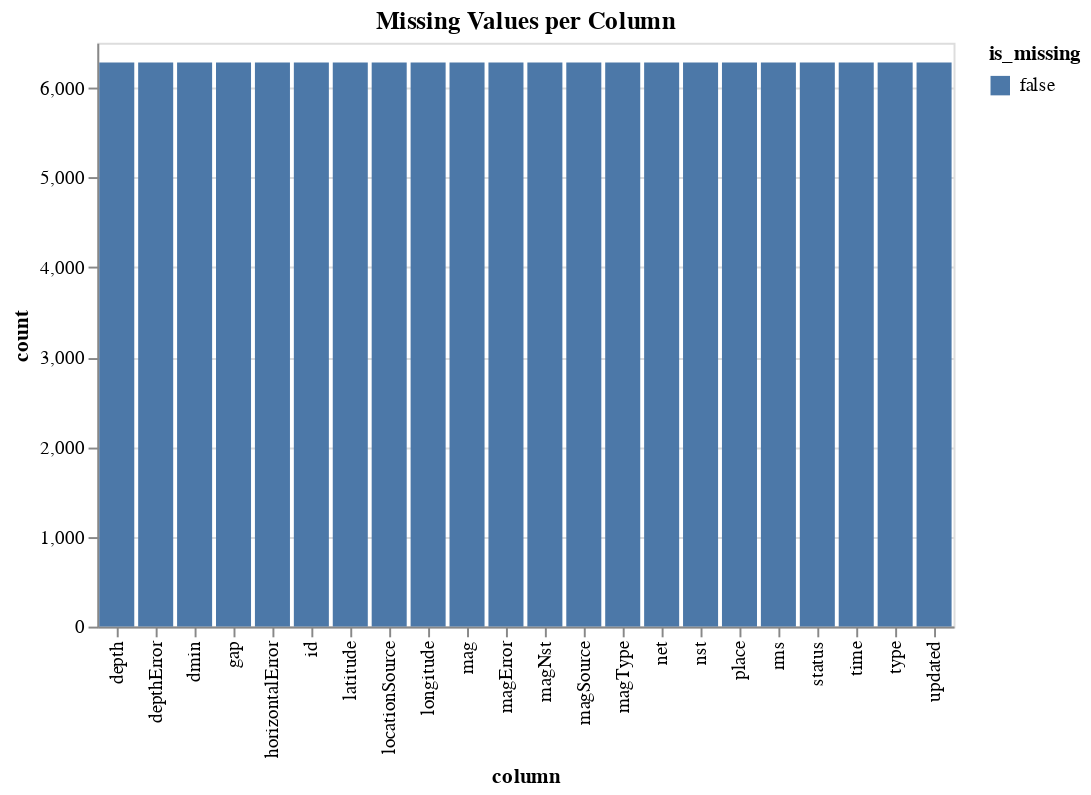

The notebook cell this image was saved under:
### Code cell
missing = (
    df.isnull()
    .melt(var_name='column', value_name='is_missing')
    .groupby(['column', 'is_missing'])
    .size()
    .reset_index(name='count')
)

alt.Chart(missing).mark_bar().encode(
    x='column:N',
    y='count:Q',
    color='is_missing:N',
    tooltip=['column', 'is_missing', 'count']
).properties(
    title='Missing Values per Column'
)

### Figure 1 — Vega-Lite specification as saved in the notebook (floating-point values rounded to 4 significant figures)
{"config": {"view": {"continuousWidth": 300, "continuousHeight": 300}}, "data": {"name": "data-a24ab2b05c9250a5577e8b2d4f28dbae"}, "mark": {"type": "bar"}, "encoding": {"color": {"field": "is_missing", "type": "nominal"}, "tooltip": [{"field": "column", "type": "nominal"}, {"field": "is_missing", "type": "nominal"}, {"field": "count", "type": "quantitative"}], "x": {"field": "column", "type": "nominal"}, "y": {"field": "count", "type": "quantitative"}}, "title": "Missing Values per Column", "$schema": "https://vega.github.io/schema/vega-lite/v5.20.1.json", "datasets": {"data-a24ab2b05c9250a5577e8b2d4f28dbae": [{"column": "depth", "is_missing": false, "count": 6281}, {"column": "depthError", "is_missing": false, "count": 6281}, {"column": "dmin", "is_missing": false, "count": 6281}, {"column": "gap", "is_missing": false, "count": 6281}, {"column": "horizontalError", "is_missing": false, "count": 6281}, {"column": "id", "is_missing": false, "count": 6281}, {"column": "latitude", "is_missing": false, "count": 6281}, {"column": "locationSource", "is_missing": false, "count": 6281}, {"column": "longitude", "is_missing": false, "count": 6281}, {"column": "mag", "is_missing": false, "count": 6281}, {"column": "magError", "is_missing": false, "count": 6281}, {"column": "magNst", "is_missing": false, "count": 6281}, {"column": "magSource", "is_missing": false, "count": 6281}, {"column": "magType", "is_missing": false, "count": 6281}, {"column": "net", "is_missing": false, "count": 6281}, {"column": "nst", "is_missing": false, "count": 6281}, {"column": "place", "is_missing": false, "count": 6281}, {"column": "rms", "is_missing": false, "count": 6281}, {"column": "status", "is_missing": false, "count": 6281}, {"column": "time", "is_missing": false, "count": 6281}, {"column": "type", "is_missing": false, "count": 6281}, {"column": "updated", "is_missing": false, "count": 6281}]}}
